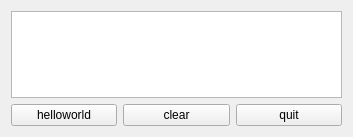
<?xml version="1.0" encoding="UTF-8"?>
<ui version="4.0">
 <class>Dialog</class>
 <widget class="QDialog" name="Dialog">
  <property name="geometry">
   <rect>
    <x>0</x>
    <y>0</y>
    <width>353</width>
    <height>137</height>
   </rect>
  </property>
  <property name="windowTitle">
   <string>Dialog</string>
  </property>
  <layout class="QGridLayout" name="gridLayout_2">
   <item row="1" column="2">
    <widget class="QPushButton" name="quit">
     <property name="autoFillBackground">
      <bool>false</bool>
     </property>
     <property name="text">
      <string>quit</string>
     </property>
     <property name="checkable">
      <bool>false</bool>
     </property>
     <property name="autoDefault">
      <bool>false</bool>
     </property>
    </widget>
   </item>
   <item row="1" column="1">
    <widget class="QPushButton" name="clear">
     <property name="text">
      <string>clear</string>
     </property>
     <property name="autoDefault">
      <bool>false</bool>
     </property>
    </widget>
   </item>
   <item row="1" column="0">
    <widget class="QPushButton" name="helloworld">
     <property name="text">
      <string>helloworld</string>
     </property>
     <property name="autoDefault">
      <bool>false</bool>
     </property>
    </widget>
   </item>
   <item row="0" column="0" colspan="3">
    <widget class="QTextBrowser" name="textBrowser">
     <property name="cursorWidth">
      <number>0</number>
     </property>
    </widget>
   </item>
  </layout>
 </widget>
 <resources/>
 <connections/>
</ui>
